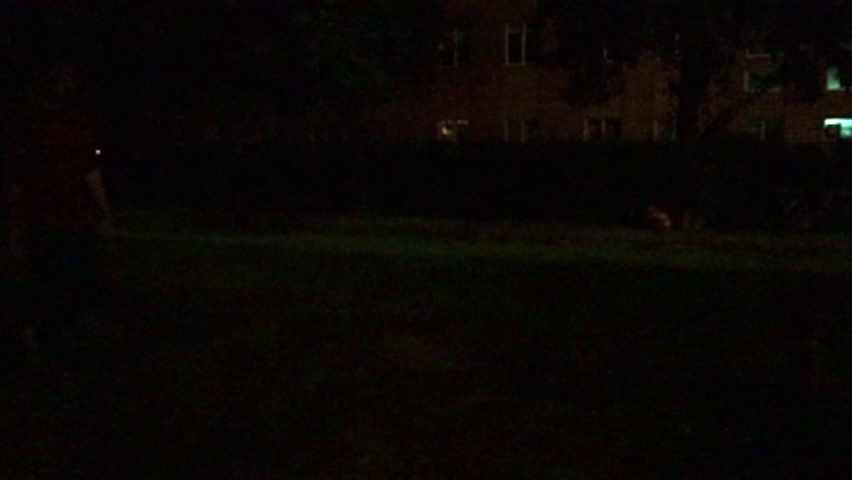
#> input picture frame 0 of Walkbright.mp4, 852 x 480 px
$ python corner.py
#> lines starting #> are read from the running program, lines starting #| are printed output that depends on the picture; after the words box and inside, x2 and y2 are one past the last pixel; in counts of white or black regions, pixels touching at a corner belong together
import cv2
import numpy as np

feature_params = dict(
    maxCorners = 100,  # Maximum number of corners
    qualityLevel = 0.01,  # Quality factor, used in corner detection. A higher value means higher quality corners, resulting in fewer selected corners
    minDistance = 30  # Used for Non-Maximum Suppression (NMS), suppresses all corners within a certain range of the strongest corner
)
cap = cv2.VideoCapture("Walkbright.mp4")
cap.set(cv2.CAP_PROP_POS_FRAMES, 0)
ret, prev_img = cap.read()
#> prev_img is the input picture: shape (480, 852, 3); mean B, G, R 3.8, 5.6, 8.8
prev_img_gray = cv2.cvtColor(prev_img, cv2.COLOR_BGR2GRAY)

# Perform corner detection to get key points
prev_points = cv2.goodFeaturesToTrack(prev_img_gray, mask=None, **feature_params)
#> prev_points = 14 rows, first 8: [826, 123], [97, 151], [444, 129], [829, 87], [667, 223], [659, 59], [677, 35], [769, 54]

# 绘制找到的特征点
for point in prev_points:
    x, y = point.ravel()  # 解包点的坐标
    cv2.circle(prev_img, (int(x), int(y)), 5, (255, 0, 0), -1)  # 绘制圆圈
#> this loop made 14 passes
#> (x, y) on passes 1 to 12: (826, 123), (97, 151), (444, 129), (829, 87), (667, 223), (659, 59), (677, 35), (769, 54), (604, 49), (779, 89), (585, 134), (763, 121)
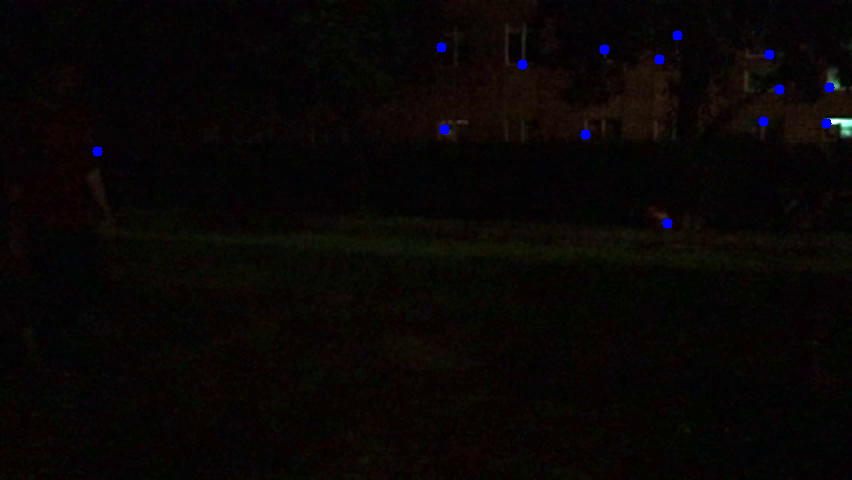
#> prev_img: shape (480, 852, 3); 0.28% of pixels changed, all inside (x1, y1, x2, y2) = (92, 30, 835, 229)

# 显示带有特征点的图像
cv2.imshow("Features", prev_img)
cv2.waitKey(0)  # 等待按键
cv2.destroyAllWindows()  # 关闭窗口
cap.release()  # 释放视频捕获对象
